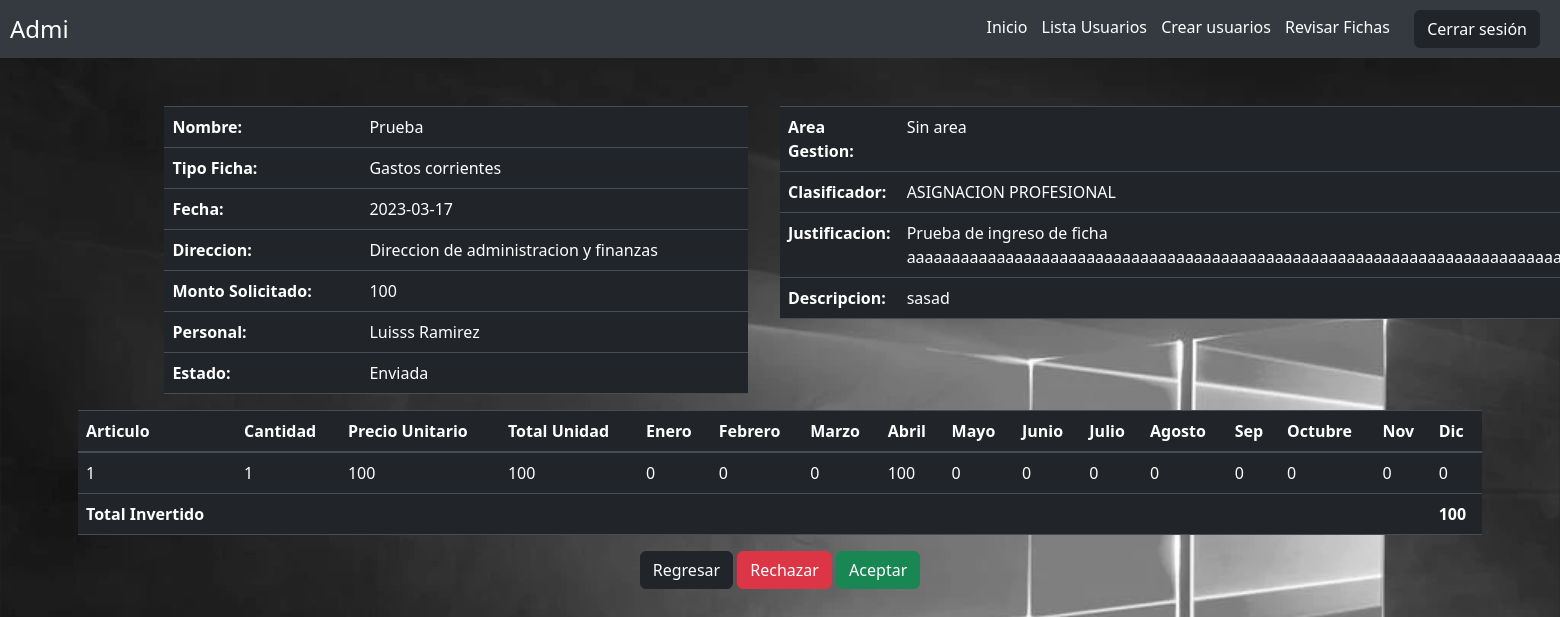
/Administrador/Fichas_Detalle/R_Ficha_GC.php?id_GC=10 (signed in), run on the app's committed database.
### tables this page shows
CREATE TABLE `ficha_gastos_corrientes` (
  `id_GC` int(255) NOT NULL,
  `nombre_GC` varchar(50) NOT NULL,
  `tipo_ficha_GC` int(30) NOT NULL,
  `fecha_GC` date NOT NULL,
  `direccion_mun_GC` int(30) NOT NULL,
  `justificacion_GC` varchar(1000) NOT NULL,
  `descripcion_gasto_GC` varchar(1000) NOT NULL,
  `financiamiento_sol_GC` int(20) NOT NULL,
  `GC_usuario` int(3) NOT NULL,
  `estado_ficha_GC` int(11) NOT NULL,
  `gestion_GC` int(1) NOT NULL,
  `clasificador_GC` int(255) NOT NULL,
  `prioridad_GC` int(30) NOT NULL
);

CREATE TABLE `tipo_ficha` (
  `id_tipo_ficha` int(11) NOT NULL,
  `desc_tipo_ficha` varchar(45) NOT NULL,
  `codigo_tipo_ficha` varchar(50) NOT NULL,
  `estado` varchar(20) NOT NULL
);

CREATE TABLE `direccion` (
  `id_direccion` int(30) NOT NULL,
  `desc_direccion` varchar(100) NOT NULL,
  `codigo_direccion` varchar(10) NOT NULL
);

CREATE TABLE `usuario` (
  `id` int(3) NOT NULL,
  `usuario` varchar(50) NOT NULL,
  `clave` varchar(20) NOT NULL,
  `nombre` varchar(50) NOT NULL,
  `apellido` varchar(50) NOT NULL,
  `correo` varchar(100) NOT NULL,
  `id_tipo_usuario` int(3) NOT NULL,
  `id_direccion` int(3) DEFAULT NULL
);

CREATE TABLE `estado_ficha` (
  `id_estado_ficha` int(11) NOT NULL,
  `desc_estado_ficha` varchar(15) NOT NULL
);

CREATE TABLE `areas_gestion` (
  `id_area_gestion` int(1) NOT NULL,
  `desc_area_gestion` varchar(50) NOT NULL
);

CREATE TABLE `clasificador_presupuestario` (
  `id_cla_presupuestario` int(255) NOT NULL,
  `clasificacion_presu` varchar(25) NOT NULL,
  `nombre_cuenta` varchar(1000) NOT NULL
);

CREATE TABLE `ficha_gastos_detalle` (
  `id_detalle_GC` int(255) NOT NULL,
  `id_fichas_GC` int(255) NOT NULL,
  `descripcion_producto_GC` varchar(1000) NOT NULL,
  `unidades_GC` int(255) NOT NULL,
  `valor_GC` int(255) NOT NULL,
  `total_gasto_GC` int(255) NOT NULL,
  `enero_GC` int(30) NOT NULL,
  `febrero_GC` int(30) NOT NULL,
  `marzo_GC` int(30) NOT NULL,
  `abril_GC` int(30) NOT NULL,
  `mayo_GC` int(30) NOT NULL,
  `junio_GC` int(30) NOT NULL,
  `julio_GC` int(30) NOT NULL,
  `agosto_GC` int(30) NOT NULL,
  `septiembre_GC` int(30) NOT NULL,
  `octubre_GC` int(30) NOT NULL,
  `noviembre_GC` int(30) NOT NULL,
  `diciembre_GC` int(30) NOT NULL,
  `total_mensual_GC` int(30) NOT NULL
);

### Administrador/Fichas_Detalle/R_Ficha_GC.php (the view, shortened to what this page needs)
<?php
include("/xampp/htdocs/Sistema/controladores/cre_fichas/conexion_fichas.php");
$iden_FGC = $_GET['id_GC'];
$sql = "SELECT  ficha_gastos_corrientes.id_GC,
ficha_gastos_corrientes.nombre_GC,
ficha_gastos_corrientes.fecha_GC,
ficha_gastos_corrientes.financiamiento_sol_GC,
ficha_gastos_corrientes.estado_ficha_GC,
ficha_gastos_corrientes.justificacion_GC,
ficha_gastos_corrientes.descripcion_gasto_GC,
ficha_gastos_corrientes.gestion_GC,
ficha_gastos_corrientes.clasificador_GC,
areas_gestion.desc_area_gestion,
clasificador_presupuestario.nombre_cuenta,
usuario.id,
usuario.nombre,
usuario.apellido,
tipo_ficha.desc_tipo_ficha,
direccion.desc_direccion,
prioridad.prioridades,
estado_ficha.desc_estado_ficha
from ficha_gastos_corrientes
INNER JOIN direccion ON ficha_gastos_corrientes.direccion_mun_GC = direccion.id_direccion
INNER JOIN prioridad ON ficha_gastos_corrientes.prioridad_GC = prioridad.id_prioridad
INNER JOIN tipo_ficha ON ficha_gastos_corrientes.tipo_ficha_GC = tipo_ficha.id_tipo_ficha
INNER JOIN usuario ON ficha_gastos_corrientes.GC_usuario = usuario.id
INNER JOIN estado_ficha ON ficha_gastos_corrientes.estado_ficha_GC = estado_ficha.id_estado_ficha
INNER JOIN areas_gestion ON ficha_gastos_corrientes.gestion_GC = areas_gestion.id_area_gestion
INNER JOIN clasificador_presupuestario ON ficha_gastos_corrientes.clasificador_GC = clasificador_presupuestario.id_cla_presupuestario
WHERE id_GC = $iden_FGC";
$mostrar = mysqli_query($conexion1, $sql);
$datos_FGC = mysqli_fetch_assoc($mostrar);
$sql = "SELECT * FROM ficha_gastos_detalle where id_fichas_GC = $iden_FGC";
$mostrar2 = mysqli_query($conexion1, $sql);
$query = "SELECT SUM(total_gasto_GC) AS total FROM ficha_gastos_detalle WHERE id_fichas_GC = $iden_FGC ";
$result = mysqli_query($conexion1, $query);
$row = mysqli_fetch_assoc($result);
$total_gasto_FGC = $row['total'];
?>
<!doctype html>
<html lang="en">
<head>
  <link rel="stylesheet" href="https://stackpath.bootstrapcdn.com/bootstrap/4.5.2/css/bootstrap.min.css">
  <link href="https://cdn.jsdelivr.net/npm/bootstrap@5.3.0-alpha1/dist/css/bootstrap.min.css" rel="stylesheet">
</head>
<body>
  <div class="header">
    <h1><?php echo $_SESSION['nombre'] ?></h1>
    <div>
      <a href="../../Administrador/inicio_admi.php">Inicio</a>
      <a href="../../Administrador/lista_usuarios.php">Lista Usuarios</a>
      <a href="../Administrador/crear_usuarios_admi.php">Crear usuarios</a>
      <a href="../../Administrador/fichas_revisar.php">Revisar Fichas</a>
      <a href="../../controladores/usuario_cerrar_session.php"><button type="button" class="btn btn-dark">Cerrar sesión</button></a>
    </div>
  </div>
  <br>
  <br>
  <body>
    <div class="container">
      <div class="left-column">
        <table class="table table-hover table-dark">
          <tbody>
            <tr>
              <td><strong>Nombre:</strong></td>
              <td><?php echo $datos_FGC['nombre_GC'] ?></td>
            </tr>
            <tr>
              <td><strong>Tipo Ficha:</strong></td>
              <td><?php echo $datos_FGC['desc_tipo_ficha'] ?></td>
            </tr>
            <tr>
              <td><strong>Fecha:</strong></td>
              <td><?php echo $datos_FGC['fecha_GC'] ?></td>
            </tr>
            <tr>
              <td><strong>Direccion:</strong></td>
              <td><?php echo $datos_FGC['desc_direccion'] ?></td>
            </tr>
            <tr>
              <td><strong>Monto Solicitado:</strong></td>
              <td><?php echo $datos_FGC['financiamiento_sol_GC'] ?></td>
            </tr>
            <tr>
              <td><strong>Personal:</strong></td>
              <td><?php echo $datos_FGC['nombre'] ?> <?php echo $datos_FGC['apellido'] ?></td>
            </tr>
            <tr>
              <td><strong>Estado:</strong></td>
              <td><?php echo $datos_FGC['desc_estado_ficha'] ?></td>
            </tr>
          </tbody>
        </table>
      </div>
      <div class="right-column">
        <table class="table table-hover table-dark">
          <tr>
            <td><strong>Area Gestion:</strong></td>
            <td><?php echo $datos_FGC['desc_area_gestion'] ?></td>
          </tr>
          <tr>
            <td><strong>Clasificador:</strong></td>
            <td><?php echo $datos_FGC['nombre_cuenta'] ?></td>
          </tr>
          <tr>
            <td><strong>Justificacion:</strong></td>
            <td><?php echo $datos_FGC['justificacion_GC'] ?></td>
          </tr>
          <tr>
            <td><strong>Descripcion:</strong></td>
            <td><?php echo $datos_FGC['descripcion_gasto_GC'] ?></td>
          </tr>
        </table>
      </div>
    </div>
    <table class="table table-hover table-dark">
      <thead>
        <tr>
          <th>Articulo</th>
          <th>Cantidad</th>
          <th>Precio Unitario</th>
          <th>Total Unidad</th>
          <th>Enero</th>
          <th>Febrero</th>
          <th>Marzo</th>
          <th>Abril</th>
          <th>Mayo</th>
          <th>Junio</th>
          <th>Julio</th>
          <th>Agosto</th>
          <th>Sep</th>
          <th>Octubre</th>
          <th>Nov</th>
          <th>Dic</th>
        </tr>
      </thead>
      <tbody>
        <?php
        while ($detalle_FGC = mysqli_fetch_array($mostrar2)) {
        ?>
          <tr>
            <td><?php echo $detalle_FGC['descripcion_producto_GC'] ?></td>
            <td><?php echo $detalle_FGC['unidades_GC'] ?></td>
            <td><?php echo $detalle_FGC['valor_GC'] ?></td>
            <td><?php echo $detalle_FGC['total_gasto_GC'] ?></td>
            <td><?php echo $detalle_FGC['enero_GC'] ?></td>
            <td><?php echo $detalle_FGC['febrero_GC'] ?></td>
            <td><?php echo $detalle_FGC['marzo_GC'] ?></td>
            <td><?php echo $detalle_FGC['abril_GC'] ?></td>
            <td><?php echo $detalle_FGC['mayo_GC'] ?></td>
            <td><?php echo $detalle_FGC['junio_GC'] ?></td>
            <td><?php echo $detalle_FGC['julio_GC'] ?></td>
            <td><?php echo $detalle_FGC['agosto_GC'] ?></td>
            <td><?php echo $detalle_FGC['septiembre_GC'] ?></td>
            <td><?php echo $detalle_FGC['octubre_GC'] ?></td>
            <td><?php echo $detalle_FGC['noviembre_GC'] ?></td>
            <td><?php echo $detalle_FGC['diciembre_GC'] ?></td>
          </tr>
        <?php
        }
        ?>
        <tr>
          <th>Total Invertido</th>
          <td colspan="14"></td>
          <th><?php echo $total_gasto_FGC ?></th>
        </tr>
      </tbody>
    </table>
    <div class="button-container">
      <a href="../../Administrador/vistas_detalle_fichas/detalle_fichas_usuarios_area.php"><button class="btn btn-dark">Regresar</button></a>
      <button type="button" class="btn btn-danger" data-toggle="modal" data-target="#modal-rechazar">Rechazar</button>
      <button type="button" class="btn btn-success" data-toggle="modal" data-target="#modal-aceptar">Aceptar</button>
    </div>
  </body>
</html>

### Administrador/Fichas_Detalle/R_Ficha_GC.php (style rules this page uses)
body { background-image: url('../../img/1366_2000.webp'); background-size: cover; }
.header { display: flex; justify-content: space-between; align-items: center; padding: 10px; background-color: #343a40; color: white; }
.header h1 { margin: 0; font-size: 24px; }
.header a { color: white; text-decoration: none; margin-right: 10px; }
.header button { margin-left: 10px; }
table { margin: 0 auto; max-width: 90%; justify-content: space-between; }
.container { display: flex; justify-content: left; }
.left-column { width: 50%; }
.right-column { width: 48%; }
.button-container { text-align: center; }

### data on the page
ficha_gastos_corrientes: nombre_GC "Prueba", tipo_ficha_GC.desc_tipo_ficha "Gastos corrientes", fecha_GC "2023-03-17", direccion_mun_GC.desc_direccion "Direccion de administracion y finanzas", financiamiento_sol_GC "100", GC_usuario.nombre "Luisss", GC_usuario.apellido "Ramirez", estado_ficha_GC.desc_estado_ficha "Enviada", areas_gestion.desc_area_gestion "Sin area", clasificador_presupuestario.nombre_cuenta "ASIGNACION PROFESIONAL", justificacion_GC "Prueba de ingreso de ficha…", descripcion_gasto_GC "sasad"
ficha_gastos_detalle: descripcion_producto_GC "1", unidades_GC "1", valor_GC "100", total_gasto_GC "100", enero_GC "0", febrero_GC "0", marzo_GC "0", abril_GC "100", mayo_GC "0", junio_GC "0", julio_GC "0", agosto_GC "0", septiembre_GC "0", octubre_GC "0", noviembre_GC "0", diciembre_GC "0"

### other printed values
$_SESSION['nombre'] "Admi"
$total_gasto_FGC "100"
